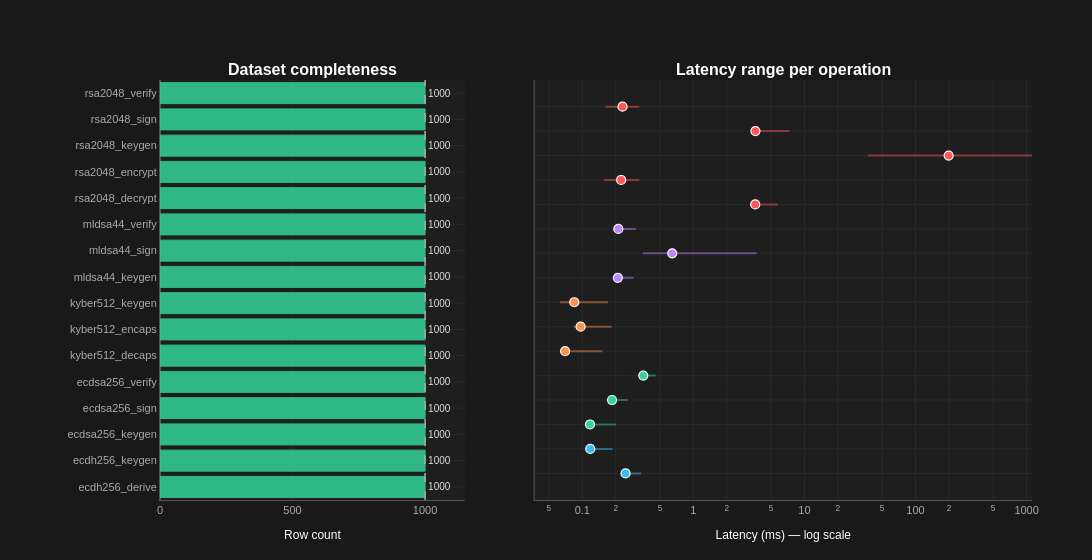

Notebook code for this chart:
### Code cell
def plot_eda_completeness(df_collection: dict) -> go.Figure:

    names      = sorted(df_collection.keys())
    row_counts = [len(df_collection[n]) for n in names]
    medians    = [float(df_collection[n]['time_ms'].median()) for n in names]
    mins       = [float(df_collection[n]['time_ms'].min())    for n in names]
    maxs       = [float(df_collection[n]['time_ms'].max())    for n in names]
    colors_bar = ['#34d399' if r == 1000 else '#ff5757' for r in row_counts]

    fig = make_subplots(
        rows=1, cols=2,
        subplot_titles=(
            '<b>Dataset completeness</b>',
            '<b>Latency range per operation</b>',
        ),
        column_widths=[0.38, 0.62],   # right panel gets more space
        horizontal_spacing=0.08,
    )

    # Left — row counts
    fig.add_trace(go.Bar(
        x=row_counts, y=names,
        orientation='h',
        marker_color=colors_bar,
        marker_line_color=colors_bar,
        marker_line_width=1,
        opacity=0.85,
        text=[str(r) for r in row_counts],
        textposition='outside',
        textfont=dict(size=10, color=T['text']),
        showlegend=False,
        hovertemplate='<b>%{y}</b><br>Rows: %{x}<extra></extra>',
    ), row=1, col=1)

    fig.add_vline(
        x=1000,
        line=dict(color=T['subtext'], width=1.5, dash='dash'),
        row=1, col=1,
    )

    # Right — min/max range + median
    for i, name in enumerate(names):
        color = alg_color(name)
        fig.add_trace(go.Scatter(
            x=[mins[i], maxs[i]], y=[name, name],
            mode='lines',
            line=dict(color=color, width=2),
            opacity=0.45,
            showlegend=False,
            hoverinfo='skip',
        ), row=1, col=2)
        fig.add_trace(go.Scatter(
            x=[medians[i]], y=[name],
            mode='markers',
            marker=dict(color=color, size=9, line=dict(color='white', width=1.2)),
            showlegend=False,
            hovertemplate=f'<b>{name}</b><br>Median: {medians[i]:.4f} ms<extra></extra>',
        ), row=1, col=2)

    fig.update_xaxes(
        type='log',
        title_text='Latency (ms) — log scale',
        showgrid=True,
        row=1, col=2,
    )
    fig.update_xaxes(
        title_text='Row count',
        range=[0, 1150],   # leave room for "100" labels
        showgrid=True,
        row=1, col=1,
    )
    fig.update_yaxes(
        tickfont=dict(size=10),
        row=1, col=1,
    )
    fig.update_yaxes(
        showticklabels=False,  # names already visible on left panel
        row=1, col=2,
    )

    fig.update_layout(
        height=560,
        width=1300,          # wider overall canvas
        margin=dict(t=80, b=60, l=160, r=60),  # less left margin
    )
    apply_theme(fig)
    return fig


fig_completeness = plot_eda_completeness(df_collection)
fig_completeness.show()
save_fig(fig_completeness, 'eda_completeness')

### Figure 1 — Plotly figure (JSON) as saved in the notebook; plotly's stock layout.template omitted (floating-point values rounded to 4 significant figures)
{"data": [{"hovertemplate": "<b>%{y}</b><br>Rows: %{x}<extra></extra>", "marker": {"color": ["#34d399", "#34d399", "#34d399", "#34d399", "#34d399", "#34d399", "#34d399", "#34d399", "#34d399", "#34d399", "#34d399", "#34d399", "#34d399", "#34d399", "#34d399", "#34d399"], "line": {"color": ["#34d399", "#34d399", "#34d399", "#34d399", "#34d399", "#34d399", "#34d399", "#34d399", "#34d399", "#34d399", "#34d399", "#34d399", "#34d399", "#34d399", "#34d399", "#34d399"], "width": 1}}, "opacity": 0.85, "orientation": "h", "showlegend": false, "text": ["1000", "1000", "1000", "1000", "1000", "1000", "1000", "1000", "1000", "1000", "1000", "1000", "1000", "1000", "1000", "1000"], "textfont": {"color": "#ffffff", "size": 10}, "textposition": "outside", "type": "bar", "x": [1000, 1000, 1000, 1000, 1000, 1000, 1000, 1000, 1000, 1000, 1000, 1000, 1000, 1000, 1000, 1000], "xaxis": "x", "y": ["ecdh256_derive", "ecdh256_keygen", "ecdsa256_keygen", "ecdsa256_sign", "ecdsa256_verify", "kyber512_decaps", "kyber512_encaps", "kyber512_keygen", "mldsa44_keygen", "mldsa44_sign", "mldsa44_verify", "rsa2048_decrypt", "rsa2048_encrypt", "rsa2048_keygen", "rsa2048_sign", "rsa2048_verify"], "yaxis": "y"}, {"hoverinfo": "skip", "line": {"color": "#38bdf8", "width": 2}, "mode": "lines", "opacity": 0.45, "showlegend": false, "type": "scatter", "x": [0.2312, 0.3379], "xaxis": "x2", "y": ["ecdh256_derive", "ecdh256_derive"], "yaxis": "y2"}, {"hovertemplate": "<b>ecdh256_derive</b><br>Median: 0.2451 ms<extra></extra>", "marker": {"color": "#38bdf8", "line": {"color": "white", "width": 1.2}, "size": 9}, "mode": "markers", "showlegend": false, "type": "scatter", "x": [0.2451], "xaxis": "x2", "y": ["ecdh256_derive"], "yaxis": "y2"}, {"hoverinfo": "skip", "line": {"color": "#38bdf8", "width": 2}, "mode": "lines", "opacity": 0.45, "showlegend": false, "type": "scatter", "x": [0.1084, 0.187], "xaxis": "x2", "y": ["ecdh256_keygen", "ecdh256_keygen"], "yaxis": "y2"}, {"hovertemplate": "<b>ecdh256_keygen</b><br>Median: 0.1179 ms<extra></extra>", "marker": {"color": "#38bdf8", "line": {"color": "white", "width": 1.2}, "size": 9}, "mode": "markers", "showlegend": false, "type": "scatter", "x": [0.1179], "xaxis": "x2", "y": ["ecdh256_keygen"], "yaxis": "y2"}, {"hoverinfo": "skip", "line": {"color": "#34d399", "width": 2}, "mode": "lines", "opacity": 0.45, "showlegend": false, "type": "scatter", "x": [0.1096, 0.2012], "xaxis": "x2", "y": ["ecdsa256_keygen", "ecdsa256_keygen"], "yaxis": "y2"}, {"hovertemplate": "<b>ecdsa256_keygen</b><br>Median: 0.1173 ms<extra></extra>", "marker": {"color": "#34d399", "line": {"color": "white", "width": 1.2}, "size": 9}, "mode": "markers", "showlegend": false, "type": "scatter", "x": [0.1173], "xaxis": "x2", "y": ["ecdsa256_keygen"], "yaxis": "y2"}, {"hoverinfo": "skip", "line": {"color": "#34d399", "width": 2}, "mode": "lines", "opacity": 0.45, "showlegend": false, "type": "scatter", "x": [0.1736, 0.2562], "xaxis": "x2", "y": ["ecdsa256_sign", "ecdsa256_sign"], "yaxis": "y2"}, {"hovertemplate": "<b>ecdsa256_sign</b><br>Median: 0.1852 ms<extra></extra>", "marker": {"color": "#34d399", "line": {"color": "white", "width": 1.2}, "size": 9}, "mode": "markers", "showlegend": false, "type": "scatter", "x": [0.1852], "xaxis": "x2", "y": ["ecdsa256_sign"], "yaxis": "y2"}, {"hoverinfo": "skip", "line": {"color": "#34d399", "width": 2}, "mode": "lines", "opacity": 0.45, "showlegend": false, "type": "scatter", "x": [0.3337, 0.4592], "xaxis": "x2", "y": ["ecdsa256_verify", "ecdsa256_verify"], "yaxis": "y2"}, {"hovertemplate": "<b>ecdsa256_verify</b><br>Median: 0.3539 ms<extra></extra>", "marker": {"color": "#34d399", "line": {"color": "white", "width": 1.2}, "size": 9}, "mode": "markers", "showlegend": false, "type": "scatter", "x": [0.3539], "xaxis": "x2", "y": ["ecdsa256_verify"], "yaxis": "y2"}, {"hoverinfo": "skip", "line": {"color": "#ff914d", "width": 2}, "mode": "lines", "opacity": 0.45, "showlegend": false, "type": "scatter", "x": [0.06496, 0.1515], "xaxis": "x2", "y": ["kyber512_decaps", "kyber512_decaps"], "yaxis": "y2"}, {"hovertemplate": "<b>kyber512_decaps</b><br>Median: 0.0700 ms<extra></extra>", "marker": {"color": "#ff914d", "line": {"color": "white", "width": 1.2}, "size": 9}, "mode": "markers", "showlegend": false, "type": "scatter", "x": [0.07], "xaxis": "x2", "y": ["kyber512_decaps"], "yaxis": "y2"}, {"hoverinfo": "skip", "line": {"color": "#ff914d", "width": 2}, "mode": "lines", "opacity": 0.45, "showlegend": false, "type": "scatter", "x": [0.08331, 0.1832], "xaxis": "x2", "y": ["kyber512_encaps", "kyber512_encaps"], "yaxis": "y2"}, {"hovertemplate": "<b>kyber512_encaps</b><br>Median: 0.0966 ms<extra></extra>", "marker": {"color": "#ff914d", "line": {"color": "white", "width": 1.2}, "size": 9}, "mode": "markers", "showlegend": false, "type": "scatter", "x": [0.09656], "xaxis": "x2", "y": ["kyber512_encaps"], "yaxis": "y2"}, {"hoverinfo": "skip", "line": {"color": "#ff914d", "width": 2}, "mode": "lines", "opacity": 0.45, "showlegend": false, "type": "scatter", "x": [0.06315, 0.1697], "xaxis": "x2", "y": ["kyber512_keygen", "kyber512_keygen"], "yaxis": "y2"}, {"hovertemplate": "<b>kyber512_keygen</b><br>Median: 0.0847 ms<extra></extra>", "marker": {"color": "#ff914d", "line": {"color": "white", "width": 1.2}, "size": 9}, "mode": "markers", "showlegend": false, "type": "scatter", "x": [0.08469], "xaxis": "x2", "y": ["kyber512_keygen"], "yaxis": "y2"}, {"hoverinfo": "skip", "line": {"color": "#c084fc", "width": 2}, "mode": "lines", "opacity": 0.45, "showlegend": false, "type": "scatter", "x": [0.1951, 0.2893], "xaxis": "x2", "y": ["mldsa44_keygen", "mldsa44_keygen"], "yaxis": "y2"}, {"hovertemplate": "<b>mldsa44_keygen</b><br>Median: 0.2088 ms<extra></extra>", "marker": {"color": "#c084fc", "line": {"color": "white", "width": 1.2}, "size": 9}, "mode": "markers", "showlegend": false, "type": "scatter", "x": [0.2088], "xaxis": "x2", "y": ["mldsa44_keygen"], "yaxis": "y2"}, {"hoverinfo": "skip", "line": {"color": "#c084fc", "width": 2}, "mode": "lines", "opacity": 0.45, "showlegend": false, "type": "scatter", "x": [0.35, 3.709], "xaxis": "x2", "y": ["mldsa44_sign", "mldsa44_sign"], "yaxis": "y2"}, {"hovertemplate": "<b>mldsa44_sign</b><br>Median: 0.6450 ms<extra></extra>", "marker": {"color": "#c084fc", "line": {"color": "white", "width": 1.2}, "size": 9}, "mode": "markers", "showlegend": false, "type": "scatter", "x": [0.645], "xaxis": "x2", "y": ["mldsa44_sign"], "yaxis": "y2"}, {"hoverinfo": "skip", "line": {"color": "#c084fc", "width": 2}, "mode": "lines", "opacity": 0.45, "showlegend": false, "type": "scatter", "x": [0.2059, 0.3032], "xaxis": "x2", "y": ["mldsa44_verify", "mldsa44_verify"], "yaxis": "y2"}, {"hovertemplate": "<b>mldsa44_verify</b><br>Median: 0.2110 ms<extra></extra>", "marker": {"color": "#c084fc", "line": {"color": "white", "width": 1.2}, "size": 9}, "mode": "markers", "showlegend": false, "type": "scatter", "x": [0.211], "xaxis": "x2", "y": ["mldsa44_verify"], "yaxis": "y2"}, {"hoverinfo": "skip", "line": {"color": "#ff5757", "width": 2}, "mode": "lines", "opacity": 0.45, "showlegend": false, "type": "scatter", "x": [3.584, 5.772], "xaxis": "x2", "y": ["rsa2048_decrypt", "rsa2048_decrypt"], "yaxis": "y2"}, {"hovertemplate": "<b>rsa2048_decrypt</b><br>Median: 3.6038 ms<extra></extra>", "marker": {"color": "#ff5757", "line": {"color": "white", "width": 1.2}, "size": 9}, "mode": "markers", "showlegend": false, "type": "scatter", "x": [3.604], "xaxis": "x2", "y": ["rsa2048_decrypt"], "yaxis": "y2"}, {"hoverinfo": "skip", "line": {"color": "#ff5757", "width": 2}, "mode": "lines", "opacity": 0.45, "showlegend": false, "type": "scatter", "x": [0.1574, 0.3261], "xaxis": "x2", "y": ["rsa2048_encrypt", "rsa2048_encrypt"], "yaxis": "y2"}, {"hovertemplate": "<b>rsa2048_encrypt</b><br>Median: 0.2237 ms<extra></extra>", "marker": {"color": "#ff5757", "line": {"color": "white", "width": 1.2}, "size": 9}, "mode": "markers", "showlegend": false, "type": "scatter", "x": [0.2237], "xaxis": "x2", "y": ["rsa2048_encrypt"], "yaxis": "y2"}, {"hoverinfo": "skip", "line": {"color": "#ff5757", "width": 2}, "mode": "lines", "opacity": 0.45, "showlegend": false, "type": "scatter", "x": [37.2, 1118.0], "xaxis": "x2", "y": ["rsa2048_keygen", "rsa2048_keygen"], "yaxis": "y2"}, {"hovertemplate": "<b>rsa2048_keygen</b><br>Median: 198.6064 ms<extra></extra>", "marker": {"color": "#ff5757", "line": {"color": "white", "width": 1.2}, "size": 9}, "mode": "markers", "showlegend": false, "type": "scatter", "x": [198.6], "xaxis": "x2", "y": ["rsa2048_keygen"], "yaxis": "y2"}, {"hoverinfo": "skip", "line": {"color": "#ff5757", "width": 2}, "mode": "lines", "opacity": 0.45, "showlegend": false, "type": "scatter", "x": [3.599, 7.282], "xaxis": "x2", "y": ["rsa2048_sign", "rsa2048_sign"], "yaxis": "y2"}, {"hovertemplate": "<b>rsa2048_sign</b><br>Median: 3.6194 ms<extra></extra>", "marker": {"color": "#ff5757", "line": {"color": "white", "width": 1.2}, "size": 9}, "mode": "markers", "showlegend": false, "type": "scatter", "x": [3.619], "xaxis": "x2", "y": ["rsa2048_sign"], "yaxis": "y2"}, {"hoverinfo": "skip", "line": {"color": "#ff5757", "width": 2}, "mode": "lines", "opacity": 0.45, "showlegend": false, "type": "scatter", "x": [0.1612, 0.3266], "xaxis": "x2", "y": ["rsa2048_verify", "rsa2048_verify"], "yaxis": "y2"}, {"hovertemplate": "<b>rsa2048_verify</b><br>Median: 0.2302 ms<extra></extra>", "marker": {"color": "#ff5757", "line": {"color": "white", "width": 1.2}, "size": 9}, "mode": "markers", "showlegend": false, "type": "scatter", "x": [0.2302], "xaxis": "x2", "y": ["rsa2048_verify"], "yaxis": "y2"}], "layout": {"annotations": [{"font": {"size": 16}, "showarrow": false, "text": "<b>Dataset completeness</b>", "x": 0.1748, "xanchor": "center", "xref": "paper", "y": 1, "yanchor": "bottom", "yref": "paper"}, {"font": {"size": 16}, "showarrow": false, "text": "<b>Latency range per operation</b>", "x": 0.7148, "xanchor": "center", "xref": "paper", "y": 1, "yanchor": "bottom", "yref": "paper"}], "font": {"color": "#ffffff", "family": "Arial", "size": 12}, "height": 560, "hoverlabel": {"bgcolor": "rgba(30,30,30,0.92)", "bordercolor": "#555555", "font": {"color": "#ffffff", "size": 11}}, "legend": {"bgcolor": "rgba(30,30,30,0.92)", "bordercolor": "#555555", "borderwidth": 1, "font": {"color": "#ffffff", "size": 11}}, "margin": {"b": 60, "l": 160, "r": 60, "t": 80}, "paper_bgcolor": "#191919", "plot_bgcolor": "#1e1e1e", "shapes": [{"line": {"color": "#aaaaaa", "dash": "dash", "width": 1.5}, "type": "line", "x0": 1000, "x1": 1000, "xref": "x", "y0": 0, "y1": 1, "yref": "y domain"}], "title": {"font": {"color": "#ffffff", "family": "Arial", "size": 16}}, "width": 1300, "xaxis": {"anchor": "y", "domain": [0, 0.3496], "gridcolor": "#2a2a2a", "linecolor": "#555555", "range": [0, 1150], "showgrid": true, "tickfont": {"color": "#aaaaaa", "size": 11}, "title": {"font": {"color": "#ffffff", "size": 12}, "text": "Row count"}, "zerolinecolor": "#555555"}, "xaxis2": {"anchor": "y2", "domain": [0.4296, 1], "gridcolor": "#2a2a2a", "linecolor": "#555555", "showgrid": true, "tickfont": {"color": "#aaaaaa", "size": 11}, "title": {"font": {"color": "#ffffff", "size": 12}, "text": "Latency (ms) — log scale"}, "type": "log", "zerolinecolor": "#555555"}, "yaxis": {"anchor": "x", "domain": [0, 1], "gridcolor": "#2a2a2a", "linecolor": "#555555", "tickfont": {"color": "#aaaaaa", "size": 11}, "title": {"font": {"color": "#ffffff", "size": 12}}, "zerolinecolor": "#555555"}, "yaxis2": {"anchor": "x2", "domain": [0, 1], "gridcolor": "#2a2a2a", "linecolor": "#555555", "showticklabels": false, "tickfont": {"color": "#aaaaaa", "size": 11}, "title": {"font": {"color": "#ffffff", "size": 12}}, "zerolinecolor": "#555555"}}}
